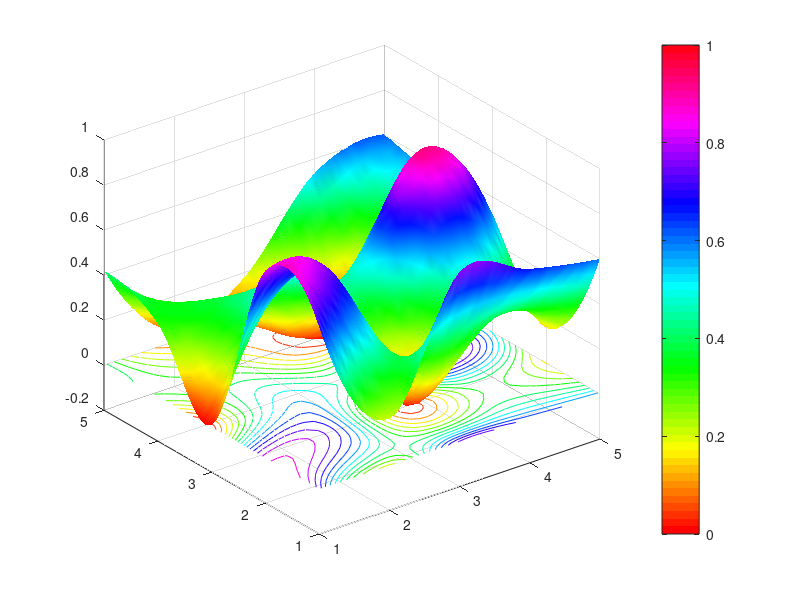

MATLAB code for this plot:
clear all
clc
%**random surface**%
Twenty = rand(5);

%**create XO and YO using meshgrid**%
[XO, YO] = meshgrid(1:5, 1:5);

%**X1 and Y1 for interpolation(Estimating values at empty points using existing numerical values)**%
[X1, Y1] = meshgrid(1:0.1:5, 1:0.1:5);

%**Interpolate intermediate values**%
Twenty_one = interp2(XO, YO, Twenty, X1, Y1, 'cubic');

% e. Plot the surface
surf(X1, Y1, Twenty_one);
colormap(hsv);
shading interp;

% f. Plot contour lines
hold on;
contour(X1, Y1, Twenty_one, 15);

% g. Add colorbar
colorbar;

% h. Set color axis
caxis([0 1]);